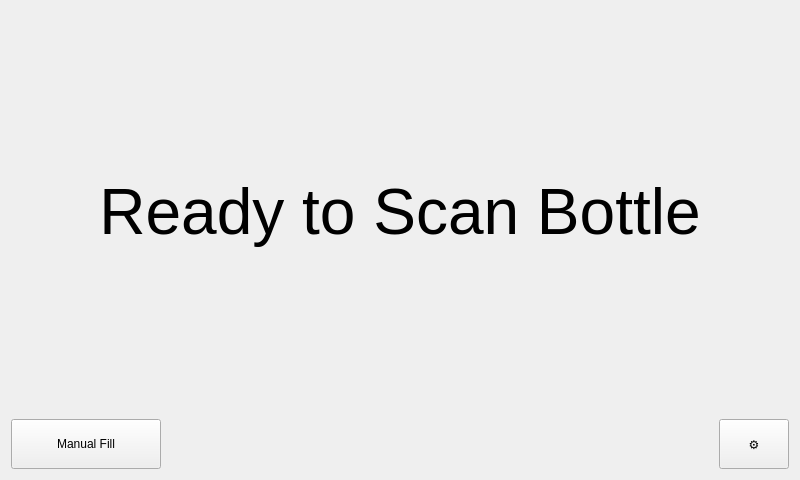
<?xml version="1.0" encoding="UTF-8"?>
<ui version="4.0">
 <class>WelcomeTab</class>
 <widget class="QWidget" name="WelcomeTab">
  <property name="geometry">
   <rect>
    <x>0</x>
    <y>0</y>
    <width>800</width>
    <height>480</height>
   </rect>
  </property>
  <property name="windowTitle">
   <string>Form</string>
  </property>
  <layout class="QVBoxLayout" name="verticalLayout">
   <item>
    <spacer name="verticalSpacer_Top">
     <property name="orientation">
      <enum>Qt::Vertical</enum>
     </property>
     <property name="sizeHint" stdset="0">
      <size>
       <width>20</width>
       <height>166</height> <!-- Adjusted height -->
      </size>
     </property>
    </spacer>
   </item>
   <item>
    <widget class="QLabel" name="scanBottleLabel">
     <property name="font">
      <font>
       <pointsize>48</pointsize>
      </font>
     </property>
     <property name="text">
      <string>Ready to Scan Bottle</string>
     </property>
     <property name="alignment">
      <set>Qt::AlignCenter</set>
     </property>
    </widget>
   </item>
   <item>
    <spacer name="verticalSpacer_Bottom">
     <property name="orientation">
      <enum>Qt::Vertical</enum>
     </property>
     <property name="sizeHint" stdset="0">
      <size>
       <width>20</width>
       <height>165</height> <!-- Adjusted height -->
      </size>
     </property>
    </spacer>
   </item>
   <item>
    <layout class="QHBoxLayout" name="horizontalLayout">
     <item>
      <widget class="QPushButton" name="manualFillButton">
       <property name="minimumSize">
        <size>
         <width>150</width>
         <height>50</height>
        </size>
       </property>
       <property name="text">
        <string>Manual Fill</string>
       </property>
      </widget>
     </item>
     <item>
      <spacer name="horizontalSpacer">
       <property name="orientation">
        <enum>Qt::Horizontal</enum>
       </property>
       <property name="sizeHint" stdset="0">
        <size>
         <width>40</width>
         <height>20</height>
        </size>
       </property>
      </spacer>
     </item>
     <item>
      <widget class="QPushButton" name="settingsButton">
       <property name="minimumSize">
        <size>
         <width>60</width>
         <height>50</height>
        </size>
       </property>
       <property name="maximumSize">
        <size>
         <width>70</width>
         <height>16777215</height>
        </size>
       </property>
       <property name="toolTip">
        <string>Settings</string>
       </property>
       <property name="text">
        <string>⚙</string>
       </property>
       <property name="flat">
        <bool>false</bool>
       </property>
      </widget>
     </item>
    </layout>
   </item>
  </layout>
 </widget>
 <resources/>
 <connections/>
</ui>
